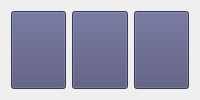
                     <widget class="QWidget" name="new_page">
                      <layout class="QVBoxLayout" name="verticalLayout_20">
                       <item>
                        <layout class="QHBoxLayout" name="horizontalLayout_6">
                         <item>
                          <widget class="QPushButton" name="record">
                           <property name="maximumSize">
                            <size>
                             <width>100</width>
                             <height>100</height>
                            </size>
                           </property>
                           <property name="styleSheet">
                            <string notr="true">background-image: url(:/icons/images/icons/cil-circle.png);background-position: center;background-color: #4f5077;background-repeat:no-repeat</string>
                           </property>
                           <property name="text">
                            <string/>
                           </property>
                          </widget>
                         </item>
                         <item>
                          <widget class="QPushButton" name="stop_record">
                           <property name="maximumSize">
                            <size>
                             <width>100</width>
                             <height>100</height>
                            </size>
                           </property>
                           <property name="styleSheet">
                            <string notr="true">background-image: url(:/icons/images/icons/cil-media-stop.png);background-position: center;background-color: #4f5077;background-repeat:no-repeat</string>
                           </property>
                           <property name="text">
                            <string/>
                           </property>
                          </widget>
                         </item>
                         <item>
                          <widget class="QPushButton" name="play_back">
                           <property name="maximumSize">
                            <size>
                             <width>100</width>
                             <height>100</height>
                            </size>
                           </property>
                           <property name="styleSheet">
                            <string notr="true">background-image: url(:/icons/images/icons/cil-media-play.png);background-position: center;background-color: #4f5077;background-repeat:no-repeat</string>
                           </property>
                           <property name="text">
                            <string/>
                           </property>
                          </widget>
                         </item>
                        </layout>
                       </item>
                      </layout>
                     </widget>
